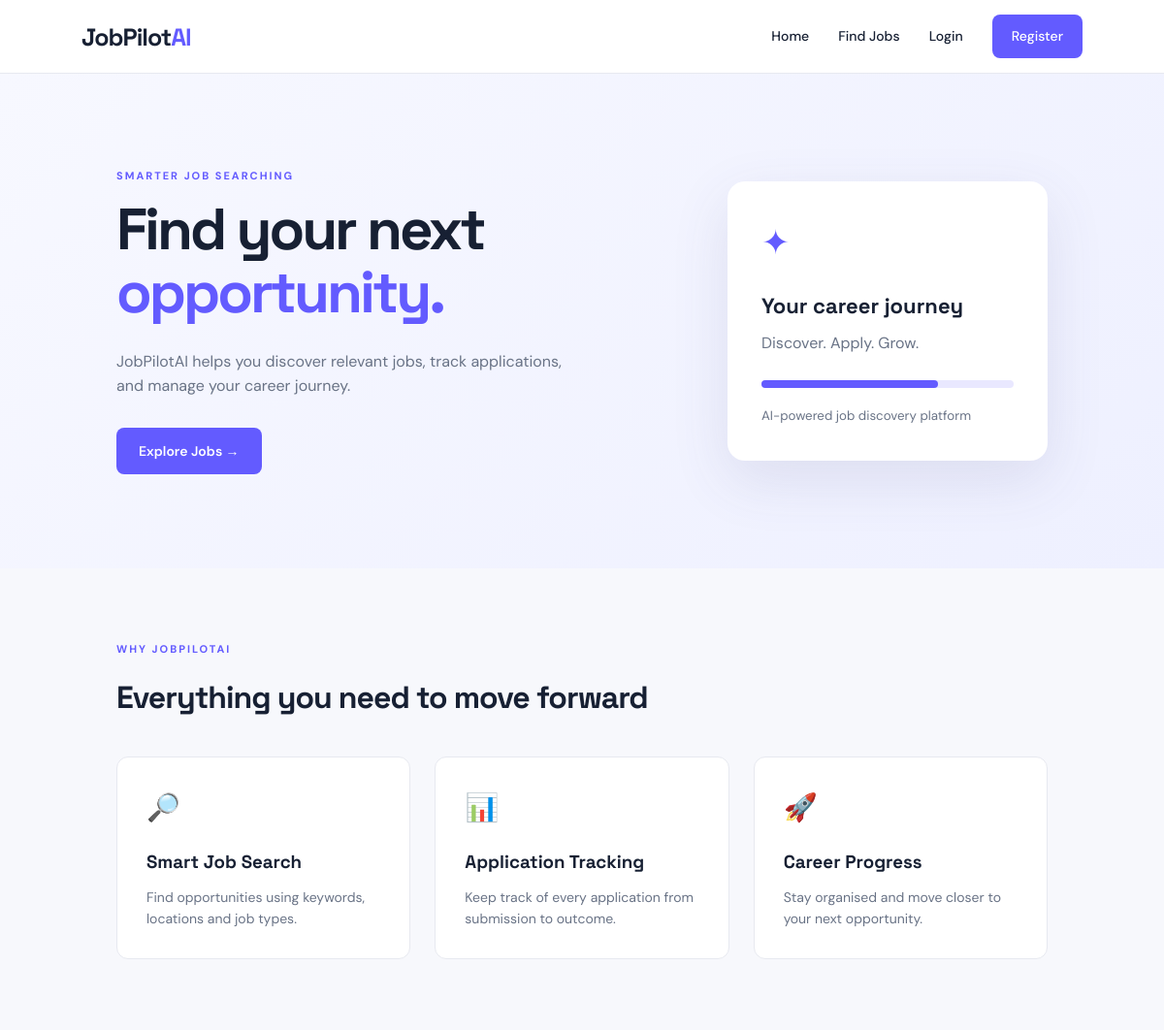
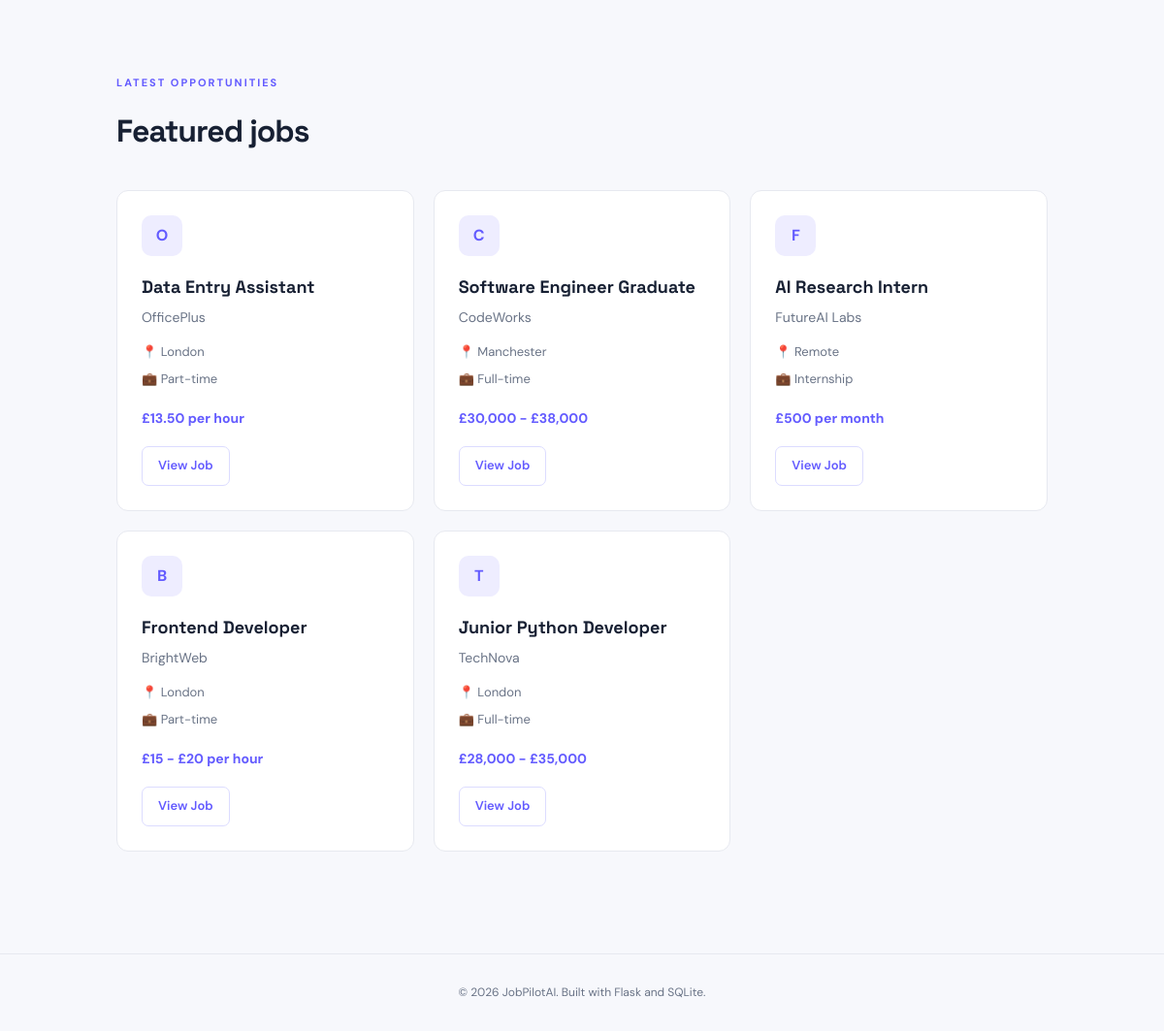
The page / on the database its author committed (2 pictures, top to bottom).
### tables this page shows
CREATE TABLE jobs (
            id INTEGER PRIMARY KEY AUTOINCREMENT,
            title TEXT NOT NULL,
            company TEXT NOT NULL,
            location TEXT NOT NULL,
            job_type TEXT NOT NULL,
            salary TEXT NOT NULL,
            description TEXT NOT NULL
        );

### app.py (the view)
@app.route("/")
def index():
    conn = get_db()
    jobs = conn.execute("""
        SELECT * FROM jobs
        ORDER BY id DESC
        LIMIT 6
    """).fetchall()
    conn.close()
    return render_template("index.html", jobs=jobs)

### app.py (called while the page is built)
def get_db():
    conn = sqlite3.connect(DATABASE)
    conn.row_factory = sqlite3.Row
    return conn

### templates/index.html
{% extends "base.html" %}
{% block content %}
<section class="hero">
    <div class="hero-content">
        <p class="hero-label">SMARTER JOB SEARCHING</p>
        <h1>
            Find your next
            <span>opportunity.</span>
        </h1>
        <p class="hero-description">
            JobPilotAI helps you discover relevant jobs,
            track applications, and manage your career journey.
        </p>
        <a href="{{ url_for('jobs') }}" class="primary-button">
            Explore Jobs →
        </a>
    </div>
    <div class="hero-card">
        <div class="floating-icon">✦</div>
        <h3>Your career journey</h3>
        <p>Discover. Apply. Grow.</p>
        <div class="progress-line"></div>
        <small>AI-powered job discovery platform</small>
    </div>
</section>
<section class="features-section">
    <div class="section-heading">
        <p class="hero-label">WHY JOBPILOTAI</p>
        <h2>Everything you need to move forward</h2>
    </div>
    <div class="features-grid">
        <div class="feature-card">
            <div class="feature-icon">🔎</div>
            <h3>Smart Job Search</h3>
            <p>Find opportunities using keywords, locations and job types.</p>
        </div>
        <div class="feature-card">
            <div class="feature-icon">📊</div>
            <h3>Application Tracking</h3>
            <p>Keep track of every application from submission to outcome.</p>
        </div>
        <div class="feature-card">
            <div class="feature-icon">🚀</div>
            <h3>Career Progress</h3>
            <p>Stay organised and move closer to your next opportunity.</p>
        </div>
    </div>
</section>
<section class="jobs-preview">
    <div class="section-heading">
        <p class="hero-label">LATEST OPPORTUNITIES</p>
        <h2>Featured jobs</h2>
    </div>
    <div class="job-grid">
        {% for job in jobs %}
        <div class="job-card">
            <div class="company-logo">
                {{ job["company"][0] }}
            </div>
            <h3>{{ job["title"] }}</h3>
            <p class="company-name">{{ job["company"] }}</p>
            <div class="job-meta">
                📍 {{ job["location"] }}
            </div>
            <div class="job-meta">
                💼 {{ job["job_type"] }}
            </div>
            <p class="salary">{{ job["salary"] }}</p>
            <a href="{{ url_for('jobs') }}" class="secondary-button">
                View Job
            </a>
        </div>
        {% endfor %}
    </div>
</section>
{% endblock %}

### templates/base.html (shortened to what this page needs)
<!DOCTYPE html>
<html lang="en">
<head>
    <link rel="stylesheet"
          href="{{ url_for('static', filename='css/style.css') }}">
</head>
<body>
<nav class="navbar">
    <div class="logo">
        JobPilot<span>AI</span>
    </div>
    <div class="nav-links">
        <a href="{{ url_for('index') }}">Home</a>
        <a href="{{ url_for('jobs') }}">Find Jobs</a>
        {% if session.get("user_id") %}
            <a href="{{ url_for('dashboard') }}">Dashboard</a>
            <a href="{{ url_for('logout') }}">Logout</a>
        {% else %}
            <a href="{{ url_for('login') }}">Login</a>
            <a href="{{ url_for('register') }}" class="nav-button">
                Register
            </a>
        {% endif %}
    </div>
</nav>
{% block content %}{% endblock %}
<footer>
    <p>© 2026 JobPilotAI. Built with Flask and SQLite.</p>
</footer>
</body>
</html>

### static/css/style.css (style rules this page uses)
:root { --primary: #635bff; --primary-dark: #5048d8; --text: #172033; --muted: #697386; --background: #f7f8fc; --white: #ffffff; --border: #e7e9f0; --success: #198754; }
* { margin: 0; padding: 0; box-sizing: border-box; }
body { font-family: 'DM Sans', sans-serif; color: var(--text); background: var(--background); line-height: 1.6; }
a { text-decoration: none; color: inherit; }
.navbar { height: 76px; background: white; display: flex; justify-content: space-between; align-items: center; padding: 0 7%; border-bottom: 1px solid var(--border); }
.logo { font-family: 'Space Grotesk', sans-serif; font-size: 25px; font-weight: 700; letter-spacing: -1px; }
.logo span { color: var(--primary); }
.nav-links { display: flex; align-items: center; gap: 30px; font-size: 14px; font-weight: 500; }
.nav-button { background: var(--primary); color: white !important; padding: 11px 20px; border-radius: 8px; }
.primary-button { display: inline-block; background: var(--primary); color: white; border: none; padding: 13px 23px; border-radius: 8px; font-family: inherit; font-size: 14px; font-weight: 600; cursor: pointer; transition: 0.2s; }
.secondary-button { display: inline-block; color: var(--primary); border: 1px solid #dcdcff; padding: 9px 16px; border-radius: 7px; font-size: 13px; font-weight: 600; }
.hero { min-height: 510px; display: flex; align-items: center; justify-content: space-between; padding: 80px 10%; background: linear-gradient(135deg, #f7f8ff, #eef0ff); }
.hero-content { max-width: 600px; }
.hero-label { color: var(--primary); font-size: 11px; letter-spacing: 2px; font-weight: 700; margin-bottom: 15px; }
.hero h1 { font-family: 'Space Grotesk', sans-serif; font-size: clamp(42px, 5vw, 68px); line-height: 1.08; letter-spacing: -3px; margin-bottom: 25px; }
.hero h1 span { color: var(--primary); }
.hero-description { color: var(--muted); max-width: 470px; margin-bottom: 30px; font-size: 16px; }
.hero-card { background: white; width: 330px; padding: 35px; border-radius: 18px; box-shadow: 0 20px 60px rgba(70, 70, 130, 0.12); }
.floating-icon { font-size: 35px; color: var(--primary); margin-bottom: 20px; }
.hero-card h3 { font-family: 'Space Grotesk', sans-serif; font-size: 22px; margin-bottom: 8px; }
.hero-card p { color: var(--muted); }
.hero-card small { color: var(--muted); }
.progress-line { height: 8px; background: #e9e8ff; border-radius: 10px; margin: 25px 0 15px; }
.progress-line::before { content: ""; display: block; width: 70%; height: 100%; background: var(--primary); border-radius: 10px; }
.features-section, .jobs-preview, .jobs-section, .applications-section { padding: 75px 10%; }
.section-heading { margin-bottom: 35px; }
.section-heading h2 { font-family: 'Space Grotesk', sans-serif; font-size: 32px; letter-spacing: -1px; }
.features-grid { display: grid; grid-template-columns: repeat(3, 1fr); gap: 25px; }
.feature-card { background: white; padding: 30px; border-radius: 12px; border: 1px solid var(--border); }
.feature-icon { font-size: 28px; margin-bottom: 18px; }
.feature-card h3 { font-family: 'Space Grotesk', sans-serif; margin-bottom: 10px; }
.feature-card p { color: var(--muted); font-size: 14px; }
.job-grid { display: grid; grid-template-columns: repeat(3, 1fr); gap: 20px; }
.job-card { background: white; padding: 25px; border-radius: 12px; border: 1px solid var(--border); }
.company-logo { width: 42px; height: 42px; background: #eeedff; color: var(--primary); display: flex; align-items: center; justify-content: center; border-radius: 10px; font-weight: 700; margin-bottom: 18px; }
.job-card h3, .job-list-card h3 { font-family: 'Space Grotesk', sans-serif; font-size: 18px; margin-bottom: 5px; }
.company-name { color: var(--muted); font-size: 14px; margin-bottom: 15px; }
.job-meta { color: var(--muted); font-size: 13px; margin: 7px 0; }
.salary { color: var(--primary); font-weight: 700; font-size: 14px; margin: 18px 0; }
footer { text-align: center; padding: 30px; color: var(--muted); font-size: 12px; border-top: 1px solid var(--border); margin-top: 30px; }

### rows shown on the page
jobs: company "O", title "Data Entry Assistant", company "OfficePlus", location "London", job_type "Part-time", salary "£13.50 per hour"
jobs: company "C", title "Software Engineer Graduate", company "CodeWorks", location "Manchester", job_type "Full-time", salary "£30,000 - £38,000"
jobs: company "F", title "AI Research Intern", company "FutureAI Labs", location "Remote", job_type "Internship", salary "£500 per month"
jobs: company "B", title "Frontend Developer", company "BrightWeb", location "London", job_type "Part-time", salary "£15 - £20 per hour"
jobs: company "T", title "Junior Python Developer", company "TechNova", location "London", job_type "Full-time", salary "£28,000 - £35,000"
